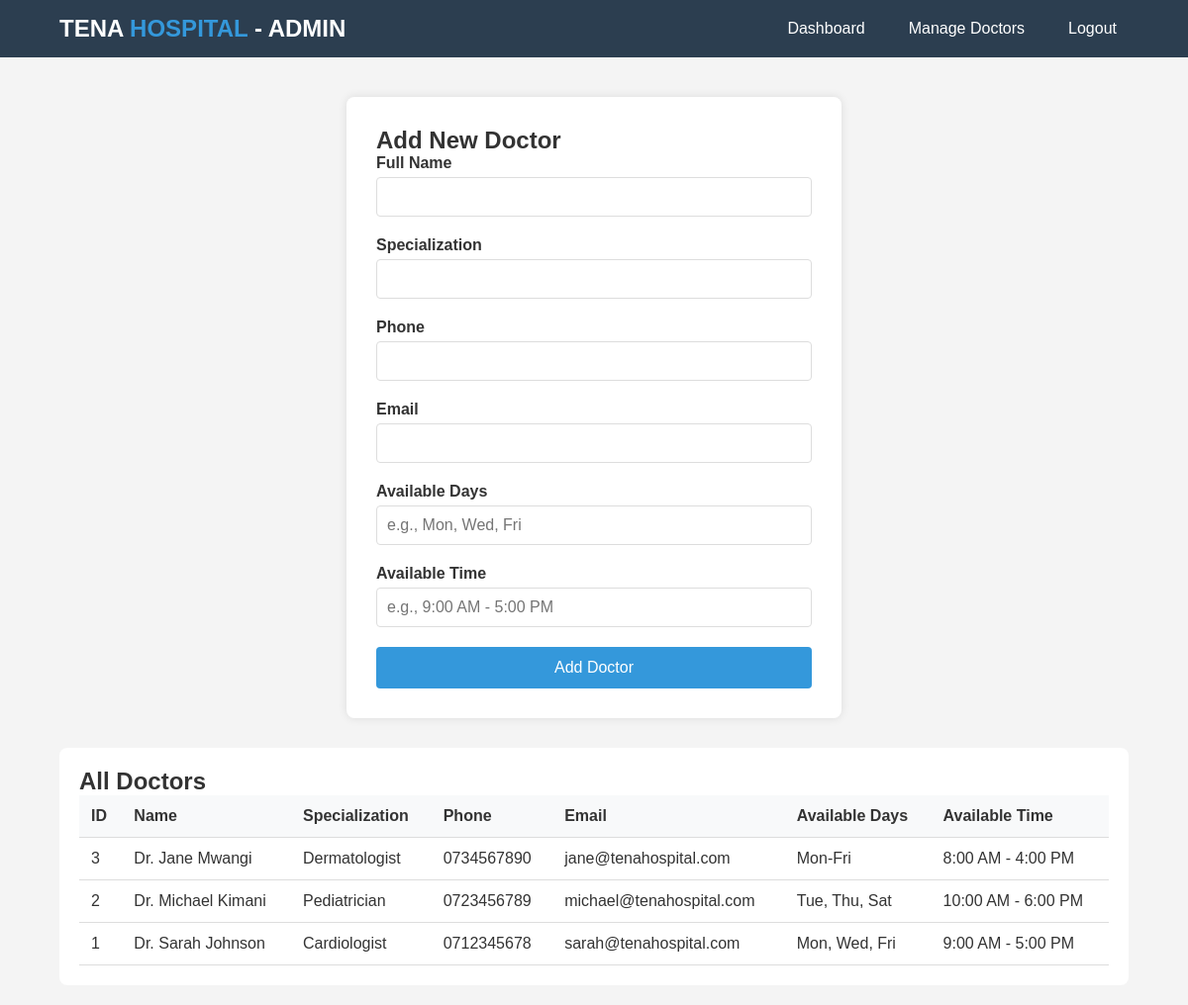
The app's page /admin/manage_doctors.php (signed in) with its own data.
### tables this page shows
CREATE TABLE doctors (
    id INT AUTO_INCREMENT PRIMARY KEY,
    full_name VARCHAR(100) NOT NULL,
    specialization VARCHAR(100) NOT NULL,
    phone VARCHAR(20),
    email VARCHAR(100),
    available_days VARCHAR(100),
    available_time VARCHAR(100)
);

### admin/manage_doctors.php (the view, shortened to what this page needs)
<?php
require_once '../config/database.php';
$doctors = mysqli_query($conn, "SELECT * FROM doctors ORDER BY id DESC");
?>
<!DOCTYPE html>
<html lang="en">
<head>
    <link rel="stylesheet" href="../css/style.css">
</head>
<body>
    <div class="header">
        <div class="container">
            <div class="header-content">
                <div class="logo">
                    <h1>TENA <span>HOSPITAL</span> - ADMIN</h1>
                </div>
                <nav class="nav">
                    <ul>
                        <li><a href="admin_dashboard.php">Dashboard</a></li>
                        <li><a href="manage_doctors.php">Manage Doctors</a></li>
                        <li><a href="../logout.php">Logout</a></li>
                    </ul>
                </nav>
            </div>
        </div>
    </div>
    <div class="container">
        <div class="form-container" style="margin-bottom:30px;">
            <h2>Add New Doctor</h2>
            <form method="POST" action="">
                <div class="form-group">
                    <label>Full Name</label>
                    <input type="text" name="full_name" required>
                </div>
                <div class="form-group">
                    <label>Specialization</label>
                    <input type="text" name="specialization" required>
                </div>
                <div class="form-group">
                    <label>Phone</label>
                    <input type="tel" name="phone">
                </div>
                <div class="form-group">
                    <label>Email</label>
                    <input type="email" name="email">
                </div>
                <div class="form-group">
                    <label>Available Days</label>
                    <input type="text" name="available_days" placeholder="e.g., Mon, Wed, Fri">
                </div>
                <div class="form-group">
                    <label>Available Time</label>
                    <input type="text" name="available_time" placeholder="e.g., 9:00 AM - 5:00 PM">
                </div>
                <button type="submit" name="add_doctor" class="btn" style="width:100%">Add Doctor</button>
            </form>
        </div>
        <div class="table-container">
            <h2>All Doctors</h2>
            <?php if (mysqli_num_rows($doctors) > 0): ?>
                <table>
                    <thead>
                        <tr>
                            <th>ID</th>
                            <th>Name</th>
                            <th>Specialization</th>
                            <th>Phone</th>
                            <th>Email</th>
                            <th>Available Days</th>
                            <th>Available Time</th>
                        </tr>
                    </thead>
                    <tbody>
                        <?php while($doctor = mysqli_fetch_assoc($doctors)): ?>
                            <tr>
                                <td><?php echo $doctor['id']; ?></td>
                                <td><?php echo $doctor['full_name']; ?></td>
                                <td><?php echo $doctor['specialization']; ?></td>
                                <td><?php echo $doctor['phone']; ?></td>
                                <td><?php echo $doctor['email']; ?></td>
                                <td><?php echo $doctor['available_days']; ?></td>
                                <td><?php echo $doctor['available_time']; ?></td>
                            </tr>
                        <?php endwhile; ?>
                    </tbody>
                </table>
            <?php else: ?>
                <p>No doctors found.</p>
            <?php endif; ?>
        </div>
    </div>
</body>
</html>

### css/style.css (style rules this page uses)
* { margin: 0; padding: 0; box-sizing: border-box; }
body { font-family: Arial, sans-serif; background-color: #f4f4f4; color: #333; }
.header { background: #2c3e50; color: white; padding: 15px 0; }
.container { width: 90%; max-width: 1200px; margin: 0 auto; }
.header-content { display: flex; justify-content: space-between; align-items: center; }
.logo { display: flex; align-items: center; gap: 10px; }
.logo h1 { font-size: 24px; }
.logo span { color: #3498db; }
.nav ul { display: flex; list-style: none; gap: 20px; }
.nav a { color: white; text-decoration: none; padding: 8px 12px; border-radius: 4px; }
.form-container { background: white; padding: 30px; border-radius: 8px; box-shadow: 0 0 10px rgba(0,0,0,0.1); max-width: 500px; margin: 40px auto; }
.form-group { margin-bottom: 20px; }
.form-group label { display: block; margin-bottom: 5px; font-weight: bold; }
.form-group input, .form-group select, .form-group textarea { width: 100%; padding: 10px; border: 1px solid #ddd; border-radius: 4px; font-size: 16px; }
.btn { background: #3498db; color: white; padding: 12px 24px; border: none; border-radius: 4px; cursor: pointer; font-size: 16px; display: inline-block; text-decoration: none; text-align: center; }
.table-container { background: white; padding: 20px; border-radius: 8px; margin: 20px 0; }
table { width: 100%; border-collapse: collapse; }
table th, table td { padding: 12px; text-align: left; border-bottom: 1px solid #ddd; }
table th { background: #f8f9fa; }

### records on screen
doctors: id "3", full_name "Dr. Jane Mwangi", specialization "Dermatologist", phone "0734567890", email "jane@tenahospital.com", available_days "Mon-Fri", available_time "8:00 AM - 4:00 PM"
doctors: id "2", full_name "Dr. Michael Kimani", specialization "Pediatrician", phone "0723456789", email "michael@tenahospital.com", available_days "Tue, Thu, Sat", available_time "10:00 AM - 6:00 PM"
doctors: id "1", full_name "Dr. Sarah Johnson", specialization "Cardiologist", phone "0712345678", email "sarah@tenahospital.com", available_days "Mon, Wed, Fri", available_time "9:00 AM - 5:00 PM"
